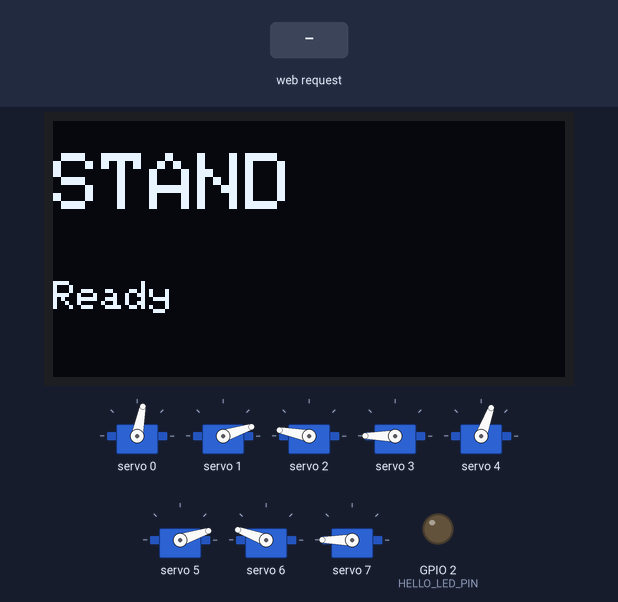
Simulated run of this sketch. Board: ESP32. Parts: 128×64 one-colour display, 8 × servo, output pins drawn as LEDs (lit = HIGH). The test bench sets the inputs (shaded band). What the sketch prints to the serial monitor is not drawn.

Above: at 5.3 s.
5.4 s: HTTP request GET /handshake received
At 6.18 s:
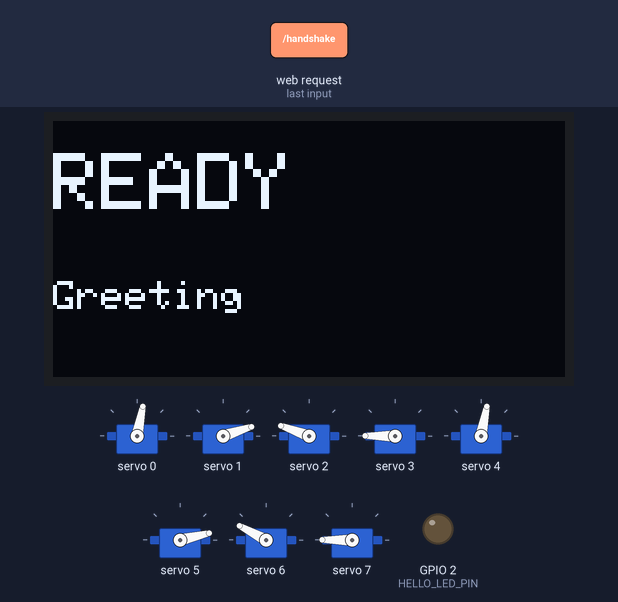
10.4 s: HTTP request GET /sit received
At 12.1 s:
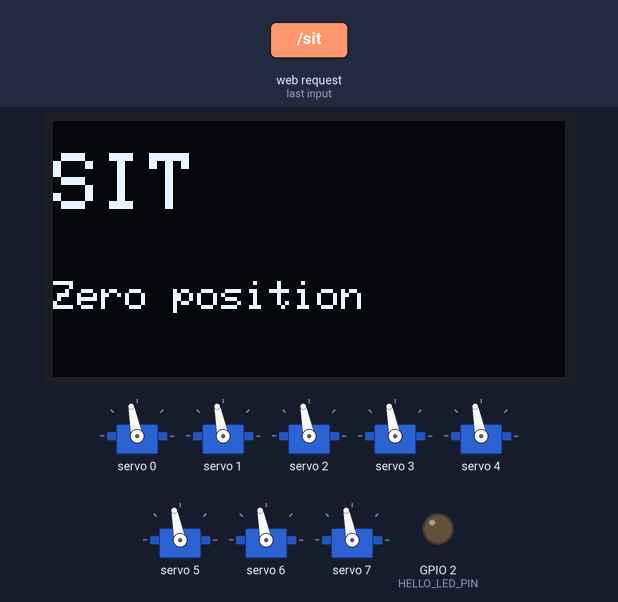
12.3 s: HTTP request GET /walk received
At 12.87 s:
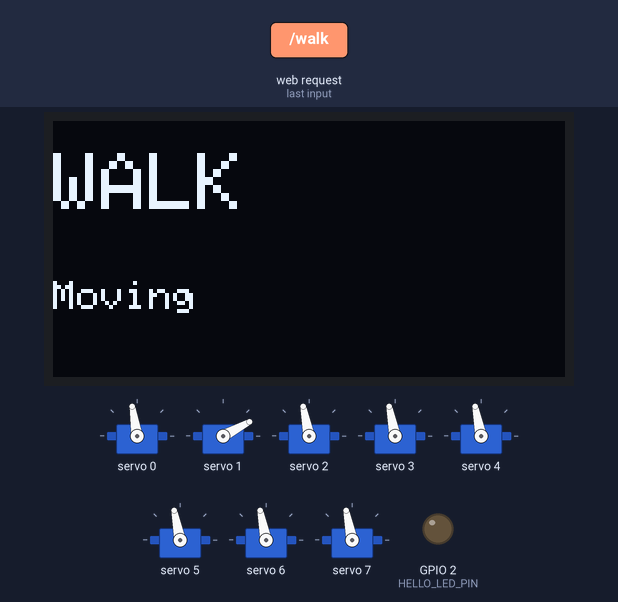
14.0 s: HTTP request GET /stand received
At 14.69 s:
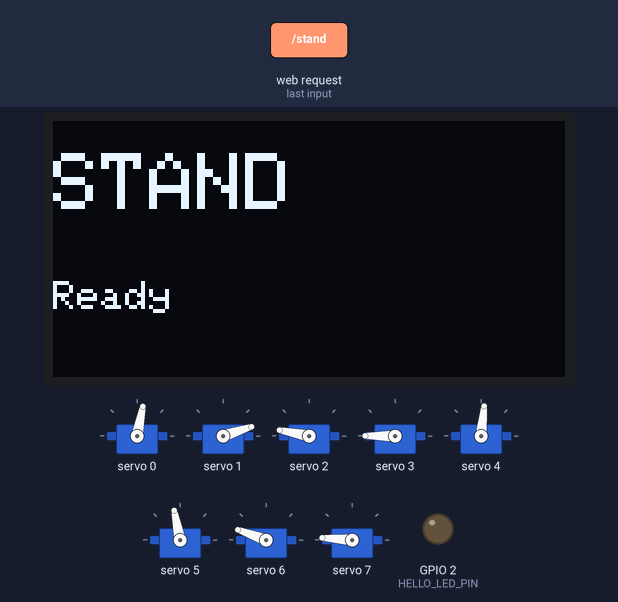
16.5 s: HTTP request GET /hello received
At 22.6 s:
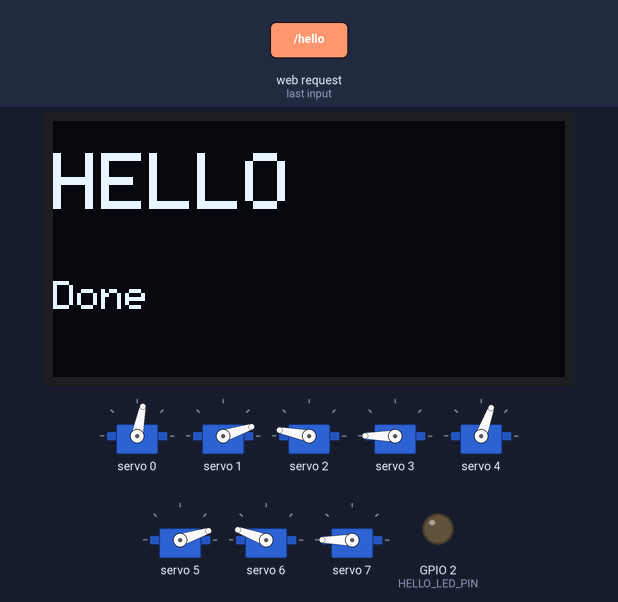
Timing chart, 0 to 23.3 s (numbered marks = the images above; inputs shaded):
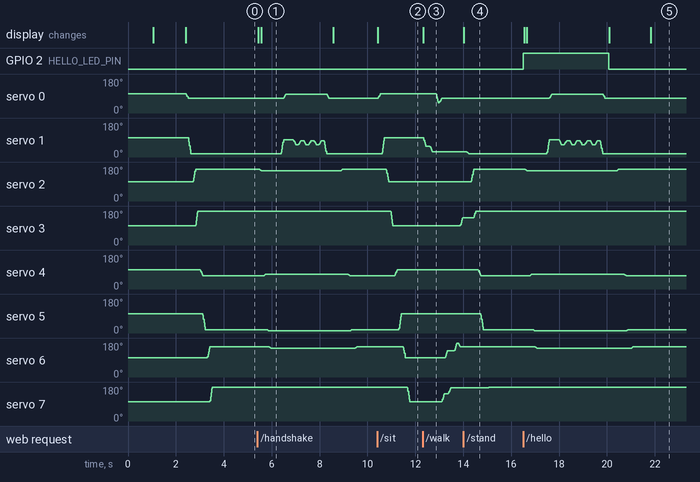

The sketch:

hachimi.ino
```cpp
#include <WiFi.h>
#include <WebServer.h>
#include <Wire.h>
#include <Adafruit_PWMServoDriver.h>
#include <Adafruit_GFX.h>
#include <Adafruit_SSD1306.h>

const char* AP_SSID = "hizru_dog";
const char* AP_PASSWORD = "12345678";

WebServer server(80);

#define I2C_SDA 8
#define I2C_SCL 9
#define PCA9685_ADDRESS 0x40
#define OLED_ADDRESS 0x3C

#define OLED_WIDTH 128
#define OLED_HEIGHT 64
#define OLED_RESET -1

#define SERVOMIN 102
#define SERVOMAX 512
#define SERVO_FREQUENCY 50

#define FR_HIP 0
#define FR_FOOT 1
#define FL_HIP 2
#define FL_FOOT 3
#define BR_HIP 4
#define BR_FOOT 5
#define BL_HIP 6
#define BL_FOOT 7
#define NUM_SERVOS 8

#define HELLO_LED_PIN 2

Adafruit_PWMServoDriver pwm(PCA9685_ADDRESS);
Adafruit_SSD1306 oled(OLED_WIDTH, OLED_HEIGHT, &Wire, OLED_RESET);

bool oledReady = false;

const int zeroPulse[NUM_SERVOS] = {
  325, 325,
  325, 325,
  325, 325,
  325, 325
};

const int standPulse[NUM_SERVOS] = {
  230, 150,
  420, 500,
  230, 150,
  420, 500
};

const int servoTrim[NUM_SERVOS] = {
  0, 0,
  0, 0,
  0, 0,
  0, 0
};

const bool reverseServo[NUM_SERVOS] = {
  false, false,
  false, false,
  false, false,
  false, false
};

#define MOVE_STEPS 12
#define MOVE_DELAY 5
#define MICRO_SETTLE_DELAY 2

#define BODY_HEIGHT_OFFSET 30
#define FRONT_DOWN_OFFSET 18

#define HIP_FORWARD_SWING 48
#define HIP_BACK_SWING 48
#define FOOT_LIFT 82
#define FOOT_FORWARD 18

#define BR_FOOT_LIFT 100
#define BR_FOOT_FORWARD 25

#define RIGHT_HIP_TRIM 3
#define LEFT_HIP_TRIM -3
#define RIGHT_FOOT_TRIM 2
#define LEFT_FOOT_TRIM -2

#define STEP_PAUSE 30
#define PLANT_PAUSE 150
#define BR_PLANT_PAUSE 175
#define CYCLE_PAUSE 50

#define GREETING_FOOT_RAISE 155
#define GREETING_FOOT_LOW 100
#define GREETING_FOOT_HIGH 145
#define GREETING_HIP_SHIFT 45
#define GREETING_SUPPORT_HIP_SHIFT 18
#define GREETING_SUPPORT_FOOT_SHIFT 12
#define GREETING_PAUSE 110
#define GREETING_SETTLE 300

int currentPulse[NUM_SERVOS];

enum RobotMode {
  MODE_STAND,
  MODE_SIT,
  MODE_WALK,
  MODE_HANDSHAKE,
  MODE_HELLO
};

RobotMode requestedMode = MODE_STAND;
RobotMode runningMode = MODE_STAND;

volatile bool stopMotion = false;

void serviceWeb() {
  server.handleClient();
  delay(1);
}

int applyCalibration(int channel, int rawPulse) {
  int pulse = constrain(
    rawPulse + servoTrim[channel],
    SERVOMIN,
    SERVOMAX
  );

  if (reverseServo[channel]) {
    pulse = SERVOMIN + SERVOMAX - pulse;
  }

  return pulse;
}

bool shouldStop() {
  serviceWeb();
  return stopMotion;
}

bool moveServo(int channel, int targetPulse) {
  int target = applyCalibration(channel, targetPulse);
  int start = currentPulse[channel];

  for (int step = 1; step <= MOVE_STEPS; step++) {
    if (shouldStop()) {
      return false;
    }

    int value = start +
                ((target - start) * step) / MOVE_STEPS;

    currentPulse[channel] = value;
    pwm.setPWM(channel, 0, value);

    delay(MICRO_SETTLE_DELAY + MOVE_DELAY);
  }

  return true;
}

bool waitMotion(int durationMs) {
  unsigned long startTime = millis();

  while (millis() - startTime < (unsigned long)durationMs) {
    if (shouldStop()) {
      return false;
    }

    delay(2);
  }

  return true;
}

int standHip(int channel) {
  int value = standPulse[channel] + BODY_HEIGHT_OFFSET;

  if (channel == FR_HIP || channel == FL_HIP) {
    value += FRONT_DOWN_OFFSET;
  }

  return constrain(value, SERVOMIN, SERVOMAX);
}

void setHelloLED(bool state) {
  digitalWrite(HELLO_LED_PIN, state ? HIGH : LOW);
}

void oledMessage(const char* title, const char* subtitle) {
  if (!oledReady) {
    return;
  }

  oled.clearDisplay();
  oled.setTextColor(SSD1306_WHITE);

  oled.setTextSize(2);
  oled.setCursor(0, 8);
  oled.println(title);

  oled.setTextSize(1);
  oled.setCursor(0, 40);
  oled.println(subtitle);

  oled.display();
}

void moveToZeroPosition() {
  stopMotion = false;
  setHelloLED(false);
  oledMessage("SIT", "Zero position");

  for (int channel = 0; channel < NUM_SERVOS; channel++) {
    if (!moveServo(channel, zeroPulse[channel])) {
      return;
    }

    if (!waitMotion(70)) {
      return;
    }
  }

  waitMotion(400);
}

void moveToStandPosition() {
  stopMotion = false;
  setHelloLED(false);
  oledMessage("STAND", "Ready");

  for (int leg = 0; leg < 4; leg++) {
    int hip = leg * 2;
    int foot = hip + 1;

    if (!moveServo(hip, standHip(hip))) {
      return;
    }

    if (!moveServo(foot, standPulse[foot])) {
      return;
    }

    if (!waitMotion(90)) {
      return;
    }
  }

  waitMotion(500);
}

bool stepLeg(
  int hipChannel,
  int footChannel,
  int hipDirection,
  int footDirection,
  bool rightBack,
  bool rightSide
) {
  int hipStand = standHip(hipChannel);
  int footStand = standPulse[footChannel];

  int hipTrim = rightSide
                ? RIGHT_HIP_TRIM
                : LEFT_HIP_TRIM;

  int footTrim = rightSide
                 ? RIGHT_FOOT_TRIM
                 : LEFT_FOOT_TRIM;

  int liftAmount = rightBack
                   ? BR_FOOT_LIFT
                   : FOOT_LIFT;

  int forwardAmount = rightBack
                      ? BR_FOOT_FORWARD
                      : FOOT_FORWARD;

  int plantPause = rightBack
                   ? BR_PLANT_PAUSE
                   : PLANT_PAUSE;

  int footLift = footStand +
                 footDirection * liftAmount;

  int hipForward = hipStand +
                   hipDirection *
                   (HIP_FORWARD_SWING + hipTrim);

  int footForward = footStand +
                    footDirection *
                    (forwardAmount + footTrim);

  int hipPush = hipStand -
                hipDirection *
                (HIP_BACK_SWING + hipTrim);

  if (!moveServo(footChannel, footLift)) {
    return false;
  }

  if (!waitMotion(STEP_PAUSE)) {
    return false;
  }

  if (!moveServo(hipChannel, hipForward)) {
    return false;
  }

  if (!waitMotion(STEP_PAUSE)) {
    return false;
  }

  if (!moveServo(footChannel, footForward)) {
    return false;
  }

  if (!waitMotion(plantPause)) {
    return false;
  }

  if (!moveServo(hipChannel, hipPush)) {
    return false;
  }

  if (!waitMotion(STEP_PAUSE)) {
    return false;
  }

  return moveServo(hipChannel, hipStand);
}

void walkCycle() {
  stopMotion = false;
  setHelloLED(false);
  oledMessage("WALK", "Moving");

  if (!stepLeg(FR_HIP, FR_FOOT, 1, 1, false, true)) {
    return;
  }

  if (!stepLeg(BL_HIP, BL_FOOT, -1, -1, false, false)) {
    return;
  }

  if (!stepLeg(FL_HIP, FL_FOOT, -1, -1, false, false)) {
    return;
  }

  if (!stepLeg(BR_HIP, BR_FOOT, 1, 1, true, true)) {
    return;
  }

  waitMotion(CYCLE_PAUSE);
}

void prepareGreetingBalance() {
  oledMessage("READY", "Greeting");

  moveServo(
    FL_HIP,
    standHip(FL_HIP) - GREETING_SUPPORT_HIP_SHIFT
  );

  moveServo(
    FL_FOOT,
    standPulse[FL_FOOT] + GREETING_SUPPORT_FOOT_SHIFT
  );

  moveServo(
    BR_HIP,
    standHip(BR_HIP) + GREETING_SUPPORT_HIP_SHIFT
  );

  moveServo(
    BR_FOOT,
    standPulse[BR_FOOT] - GREETING_SUPPORT_FOOT_SHIFT
  );

  moveServo(
    BL_HIP,
    standHip(BL_HIP) - GREETING_SUPPORT_HIP_SHIFT
  );

  moveServo(
    BL_FOOT,
    standPulse[BL_FOOT] + GREETING_SUPPORT_FOOT_SHIFT
  );

  waitMotion(GREETING_SETTLE);

  moveServo(
    FR_FOOT,
    standPulse[FR_FOOT] + GREETING_FOOT_RAISE
  );

  moveServo(
    FR_HIP,
    standHip(FR_HIP) + GREETING_HIP_SHIFT
  );

  waitMotion(GREETING_SETTLE);
}

void restoreGreetingBalance() {
  moveServo(FR_FOOT, standPulse[FR_FOOT]);
  moveServo(FR_HIP, standHip(FR_HIP));

  waitMotion(150);
  moveToStandPosition();
}

void performHandshake() {
  stopMotion = false;
  setHelloLED(false);
  oledMessage("HANDSHAKE", "Right leg");

  prepareGreetingBalance();

  for (int i = 0; i < 3; i++) {
    if (!moveServo(
          FR_FOOT,
          standPulse[FR_FOOT] + GREETING_FOOT_LOW
        )) {
      return;
    }

    if (!waitMotion(GREETING_PAUSE)) {
      return;
    }

    if (!moveServo(
          FR_FOOT,
          standPulse[FR_FOOT] + GREETING_FOOT_HIGH
        )) {
      return;
    }

    if (!waitMotion(GREETING_PAUSE)) {
      return;
    }
  }

  restoreGreetingBalance();
}

void performHello() {
  stopMotion = false;
  setHelloLED(true);
  oledMessage("HELLO", "Right leg waving");

  prepareGreetingBalance();

  for (int i = 0; i < 4; i++) {
    if (!moveServo(
          FR_FOOT,
          standPulse[FR_FOOT] + GREETING_FOOT_LOW
        )) {
      return;
    }

    if (!waitMotion(GREETING_PAUSE)) {
      return;
    }

    if (!moveServo(
          FR_FOOT,
          standPulse[FR_FOOT] + GREETING_FOOT_HIGH
        )) {
      return;
    }

    if (!waitMotion(GREETING_PAUSE)) {
      return;
    }
  }

  restoreGreetingBalance();
  setHelloLED(false);
  oledMessage("HELLO", "Done");
  waitMotion(1500);
}

const char PAGE[] PROGMEM = R"rawliteral(
<!doctype html>
<html>
<head>
<meta name="viewport" content="width=device-width,initial-scale=1">
<title>Robot Dog</title>
<style>
body {
  font-family: Arial;
  text-align: center;
  background: #f2f2f2;
  padding: 24px;
}

button {
  display: block;
  width: 90%;
  max-width: 360px;
  margin: 12px auto;
  padding: 18px;
  border: 0;
  border-radius: 12px;
  font-size: 22px;
  font-weight: bold;
  color: white;
}

#stand { background: #1976d2; }
#sit { background: #555; }
#walk { background: #16833b; }
#handshake { background: #b36b00; }
#hello { background: #7b2cbf; }
</style>
</head>
<body>
<h1>Robot Dog</h1>

<button id="stand" onclick="go('/stand')">STAND</button>
<button id="sit" onclick="go('/sit')">SIT</button>
<button id="walk" onclick="go('/walk')">WALK</button>
<button id="handshake" onclick="go('/handshake')">
  HANDSHAKE
</button>
<button id="hello" onclick="go('/hello')">HELLO</button>

<p id="status">Ready</p>

<script>
function go(url) {
  fetch(url)
    .then(response => response.text())
    .then(text => {
      document.getElementById("status").textContent = text;
    })
    .catch(() => {
      document.getElementById("status").textContent =
        "Command failed";
    });
}
</script>
</body>
</html>
)rawliteral";

void handleRoot() {
  server.send(200, "text/html", PAGE);
}

void selectMode(RobotMode mode, const char* message) {
  stopMotion = true;
  requestedMode = mode;
  server.send(200, "text/plain", message);
}

void handleStand() {
  selectMode(MODE_STAND, "Stand selected");
}

void handleSit() {
  selectMode(MODE_SIT, "Sit selected");
}

void handleWalk() {
  selectMode(MODE_WALK, "Walk selected");
}

void handleHandshake() {
  selectMode(MODE_HANDSHAKE, "Handshake selected");
}

void handleHello() {
  selectMode(MODE_HELLO, "Hello selected");
}

void startAccessPoint() {
  WiFi.mode(WIFI_AP);
  WiFi.setSleep(false);
  delay(500);
  WiFi.softAP(AP_SSID, AP_PASSWORD);

  Serial.print("Open: http://");
  Serial.println(WiFi.softAPIP());
}

void setup() {
  Serial.begin(115200);
  delay(1000);

  pinMode(HELLO_LED_PIN, OUTPUT);
  setHelloLED(false);

  Wire.begin(I2C_SDA, I2C_SCL);
  Wire.setClock(100000);

  oledReady = oled.begin(
    SSD1306_SWITCHCAPVCC,
    0x3C
  );

  if (!oledReady) {
    oledReady = oled.begin(
      SSD1306_SWITCHCAPVCC,
      0x3D
    );
  }

  if (oledReady) {
    oledMessage("Robot Dog", "OLED ready");
  }

  pwm.begin();
  pwm.setPWMFreq(SERVO_FREQUENCY);
  delay(350);

  for (int channel = 0; channel < NUM_SERVOS; channel++) {
    currentPulse[channel] =
      applyCalibration(channel, zeroPulse[channel]);

    pwm.setPWM(
      channel,
      0,
      currentPulse[channel]
    );

    delay(60);
  }

  startAccessPoint();

  server.on("/", HTTP_GET, handleRoot);
  server.on("/stand", HTTP_GET, handleStand);
  server.on("/sit", HTTP_GET, handleSit);
  server.on("/walk", HTTP_GET, handleWalk);
  server.on("/handshake", HTTP_GET, handleHandshake);
  server.on("/hello", HTTP_GET, handleHello);
  server.begin();

  moveToStandPosition();
  runningMode = MODE_STAND;
}

void loop() {
  serviceWeb();

  if (requestedMode != runningMode) {
    stopMotion = true;
    runningMode = requestedMode;
    stopMotion = false;

    if (runningMode == MODE_STAND) {
      moveToStandPosition();
    }
    else if (runningMode == MODE_SIT) {
      moveToZeroPosition();
    }
    else if (runningMode == MODE_HANDSHAKE) {
      performHandshake();
      runningMode = MODE_STAND;
      requestedMode = MODE_STAND;
    }
    else if (runningMode == MODE_HELLO) {
      performHello();
      runningMode = MODE_STAND;
      requestedMode = MODE_STAND;
    }
  }
  else if (runningMode == MODE_WALK) {
    walkCycle();
  }
  else {
    delay(10);
  }
}
```

Measured:
- after the input at 5.4 s, servo 0: rises from 79° to 100° in 0.10 s, then falls to 79° in 1.8 s; servo 4: rises from 70° to 79° in 0.10 s, then falls to 70° in 3.5 s; servo 5: 18° → 13° after 0.40 s, → 18° 3.5 s later; the display: first changes at once (image 1 shows a later state)
- after the input at 10.4 s, servo 0: 79° → 101° after 0.05 s; servo 1: 18° → 101° after 0.21 s; servo 2: 169° → 101° after 0.38 s; servo 3: 180° → 101° after 0.56 s; servo 4: 70° → 101° after 0.74 s; the display: changes at once (image 2)
- after the input at 12.3 s, servo 1: moves from 101° to 28° over 0.35 s, starting after 0.06 s; servo 3: 101° → 145° after 1.6 s; servo 6: rises from 101° to 180° in 0.49 s, then falls to 160° in 0.15 s; servo 7: moves from 101° to 176° over 0.37 s, starting after 0.81 s; the display: changes at once (image 3)
- after the input at 14.0 s, servo 0: stops changing and stays 79°; servo 6: stays 160° (without the input it goes to 159° after 2.4 s); the display: changes at once (image 4)
- after the input at 16.5 s, GPIO 2 (HELLO_LED_PIN): LOW → HIGH at once, → LOW 3.6 s later; servo 0: rises from 79° to 100° in 0.10 s, then falls to 79° in 2.2 s; servo 4: rises from 70° to 79° in 0.10 s, then falls to 70° in 3.9 s; servo 5: 18° → 13° after 0.40 s, → 18° 3.9 s later; the display: first changes at once (image 5 shows a later state)
